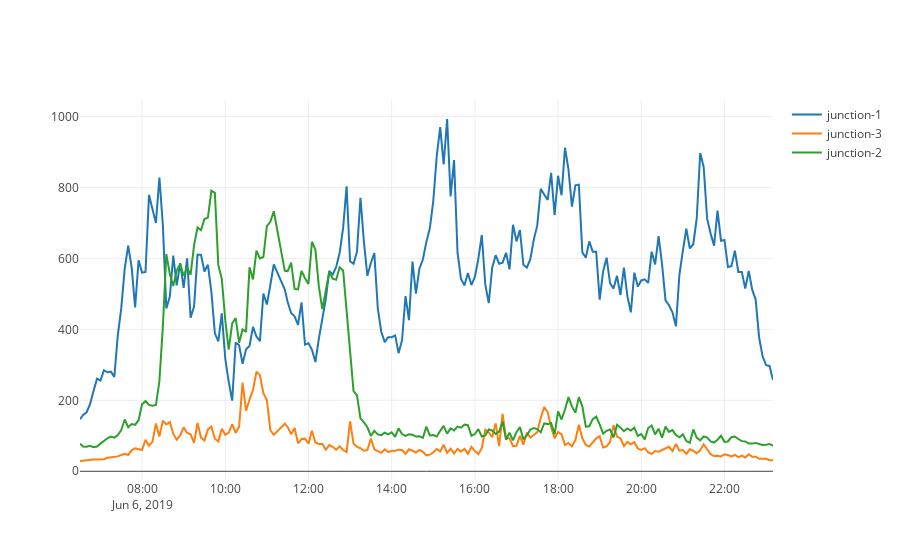

The notebook cell saved with this chart:
### Code cell
traces_r1 = []
df_r1 = df[df['road']==1]
for jnc in df_r1['junction'].unique():
    df_r1_ = df_r1[df_r1['junction']==jnc]
    tr = go.Scatter(x=df_r1_['ts_india'],y=df_r1_['duration_in_traffic_value'],name=jnc)
    traces_r1.append(tr)
iplot(traces_r1)

### Figure 1 — Plotly figure (JSON) as saved in the notebook; plotly's stock layout.template omitted (floating-point values rounded to 4 significant figures; data arrays with more than 128 entries replaced by an {"elided": "..."} marker saying what was removed)
{"data": [{"name": "junction-1", "type": "scatter", "uid": "b3fbb895-0354-4416-a045-591422461906", "x": {"elided": "199 str values"}, "y": {"elided": "199 int values"}}, {"name": "junction-3", "type": "scatter", "uid": "868b60f9-0944-4517-9250-8cd9779db55c", "x": {"elided": "199 str values"}, "y": {"elided": "199 int values"}}, {"name": "junction-2", "type": "scatter", "uid": "6619bf6f-8b63-408a-b08d-d8a881d691e8", "x": {"elided": "199 str values"}, "y": {"elided": "199 int values"}}], "layout": {"autosize": true, "xaxis": {"autorange": true, "range": ["2019-06-06 06:30:31", "2019-06-06 23:10:01"], "type": "date"}, "yaxis": {"autorange": true, "range": [-24.56, 1047.0], "type": "linear"}}}
